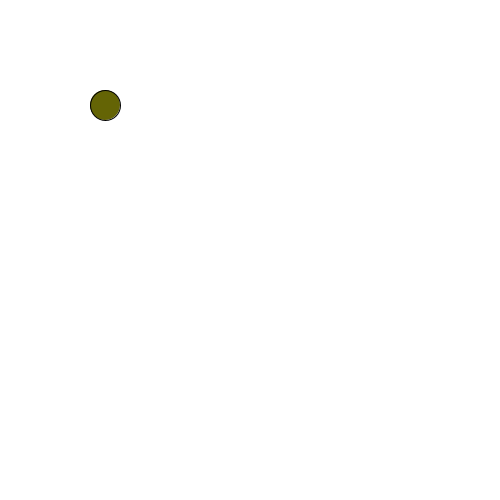
Frame 1 (no input)
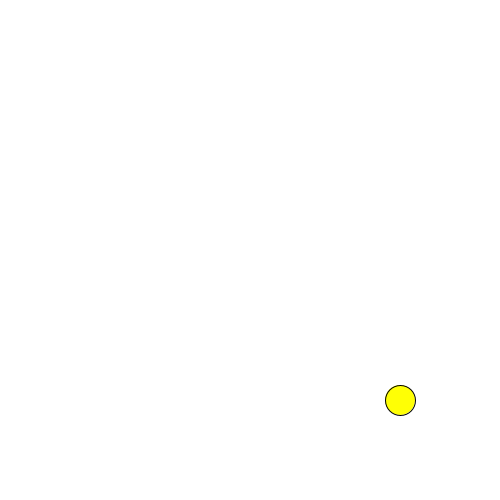
Frame 60 (the mouse pressed at the canvas centre just before this capture)
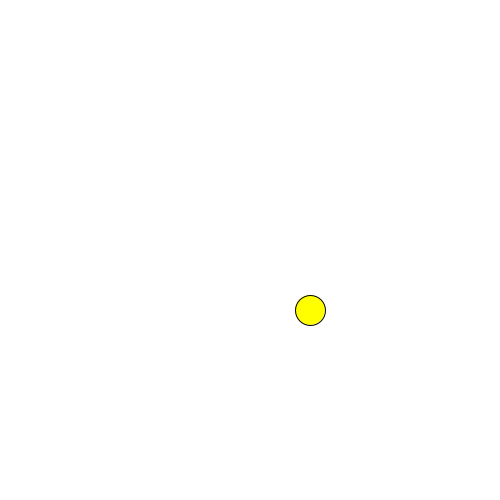
Frame 120 (the mouse held since frame 60 and released just before this capture)

The Processing sketch that drew these frames (run headless with seeded random() and noise(); from frame 60 on, the mouse is pressed at the canvas centre):

// Processing sketch: speed
// ── speed.pde
float x = 100;
float y = 100;
float xSpeed = 5;
float ySpeed = 5;

void setup() {
  size( 500, 500);
}

void draw() { 
  background(255);
  fill (x, y, ySpeed);
  x = x + xSpeed;
  y = y + ySpeed;
  if ( x > width) {
    xSpeed = -xSpeed;
  }
  if ( x < 0) {
    xSpeed = -xSpeed;
  }
  if ( y > height) {
    ySpeed = -ySpeed;
  }
  if ( y < 0) {
    ySpeed = -ySpeed;
  }
  ellipse( x, y, 30, 30);
}
